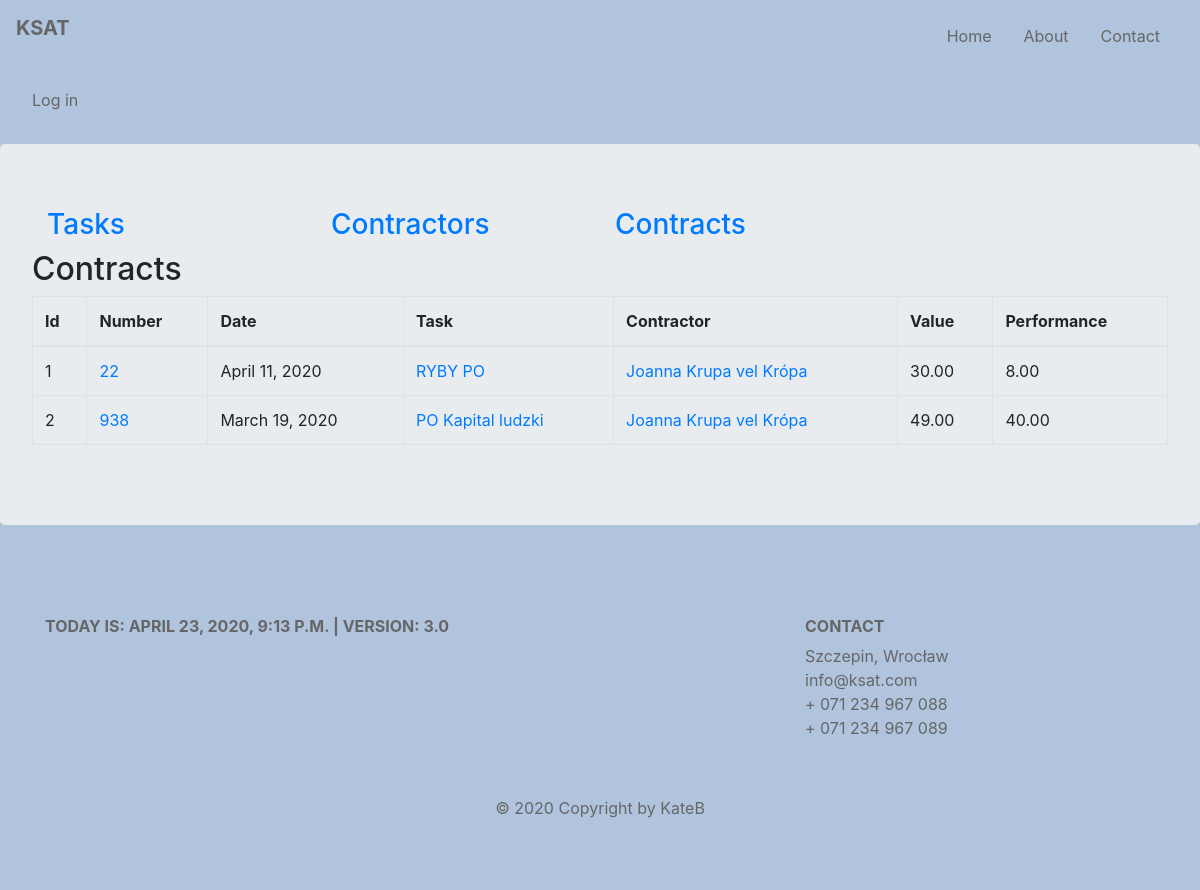
The page /ksat/contracts/ on the database its author committed.
### budget/models.py (models this page shows, shortened)
class Contract(models.Model):
    number = models.CharField(max_length=128, unique=True)
    date = models.DateField()
    task = models.ForeignKey(Task, on_delete=models.CASCADE, related_name='contracts', related_query_name='contract')
    contractor = models.ForeignKey(Contractor, default=None, on_delete=models.CASCADE, related_name='contracts',
                                   related_query_name='contract')
    article = models.ManyToManyField(Articles, through='ContractArticle')
    def get_absolute_url(self):
        return reverse('budget:contract_details', kwargs={'contract_id': self.pk})
    def contract_value(self):
        value = ContractArticle.objects.filter(contract=self).aggregate(total=Sum('value'))['total']
        if value:
            return round(value, 2)
        return 0
    def contract_performance(self):
        fin_docs = FinancialDocument.objects.filter(contract=self)
        performance = 0
        for fin_doc in fin_docs:
            performance += fin_doc.fin_doc_value()
        return round(performance, 2)
    class Meta:
        default_related_name = 'contract'
        ordering = ('number', 'contractor')
        verbose_name = 'contract'

class Task(models.Model):
    title = models.CharField(max_length=128, unique=True)
    description = models.CharField(max_length=256)
    unit = models.SmallIntegerField()
    section = models.SmallIntegerField()
    article = models.ManyToManyField(Articles, through='TaskArticles')
    slug = AutoSlugField(null=True, default=None, unique=True, populate_from='title')

class Contractor(models.Model):
    name = models.CharField(max_length=128)
    last_name = models.CharField(max_length=128)
    num = models.SmallIntegerField(blank=True)
    slug = models.SlugField(max_length=200, unique=True, null=True, default=None)
    def __str__(self):
        return f'{self.name} {self.last_name}'
    class Meta:
        default_related_name = 'contractors'
        ordering = ('last_name',)
        verbose_name = 'contractor'

class FinancialDocument(models.Model):
    contract = models.ForeignKey(Contract, on_delete=models.CASCADE, related_name='fds', related_query_name='fd')
    contractor = models.ForeignKey(Contractor, default=None, on_delete=models.CASCADE, related_name='fds',
                                   related_query_name='fd')
    number = models.CharField(max_length=64, default=None)
    date = models.DateField()
    payment_date1 = models.DateField(blank=True, null=True)
    payment_date2 = models.DateField(blank=True, null=True)
    article = models.ManyToManyField(Articles, through='FinDocumentArticle')
    def fin_doc_value(self):
        value = FinDocumentArticle.objects.filter(fin_doc=self).aggregate(total=Sum('value'))['total']
        if value:
            return round(value, 2)
        return 0
    class Meta:
        default_related_name = 'fds'
        verbose_name = 'finacial_doc'

### budget/views.py (the view)
# urls.py: path('contracts/', views.ContractsView.as_view(), name='contracts'),
class ContractsView(ListView):
    model = Contract
    template_name = 'budget/contracts.html'
    context_object_name = 'contracts'

### budget/my_context_processor.py (called while the page is built)
def cp(request):
    ctx = {
        "now": django.utils.timezone.now(),
        "version": "3.0"
    }
    return ctx

def recaptcha_site_key(request):
    return {'RECAPTCHA_SITE_KEY': settings.RECAPTCHA_SITE_KEY}

### budget/templates/budget/contracts.html (shortened to what this page needs)
{% extends 'base.html' %}
{% block content %}
    {{ block.super }}
    <h2>Contracts</h2>
        <table class="table table-bordered">
            <thead>
            <tr>
                <th scope="col">Id</th>
                <th scope="col">Number</th>
                <th scope="col">Date</th>
                <th scope="col">Task</th>
                <th scope="col">Contractor</th>
                <th scope="col">Value</th>
                <th scope="col">Performance</th>
            </tr>
            </thead>
            <tbody>
            {% for contract in contracts %}
                <tr>
                    <td>{{ forloop.counter }}</td>
                    <td><a href="{{ contract.get_absolute_url }}">{{ contract.number }}</a></td>
                    <td>{{ contract.date }}</td>
                    <td><a href="{% url 'budget:task_details' contract.task.slug%}">{{ contract.task.title }}</a></td>
                    <td><a href="{% url 'budget:contractor_details' contract.contractor.slug %}">{{ contract.contractor }}</a></td>
                    <td>{{ contract.contract_value|floatformat:2 }}</td>
                    <td>{{ contract.contract_performance }}</td>
                </tr>
            {% endfor %}
            </tbody>
        </table>
{% endblock %}

### static/css/style.css (style rules this page uses)
body { padding: 0; margin: 0; background: lightsteelblue; }

### rows shown on the page
Contract: number "22", date "April 11, 2020", task "RYBY PO", contractor "Joanna Krupa vel Krópa", contract_value "30.00", contract_performance "8.00"
Contract: number "938", date "March 19, 2020", task "PO Kapital ludzki", contractor "Joanna Krupa vel Krópa", contract_value "49.00", contract_performance "40.00"

### other values the page prints
{{ version }} "3.0"
